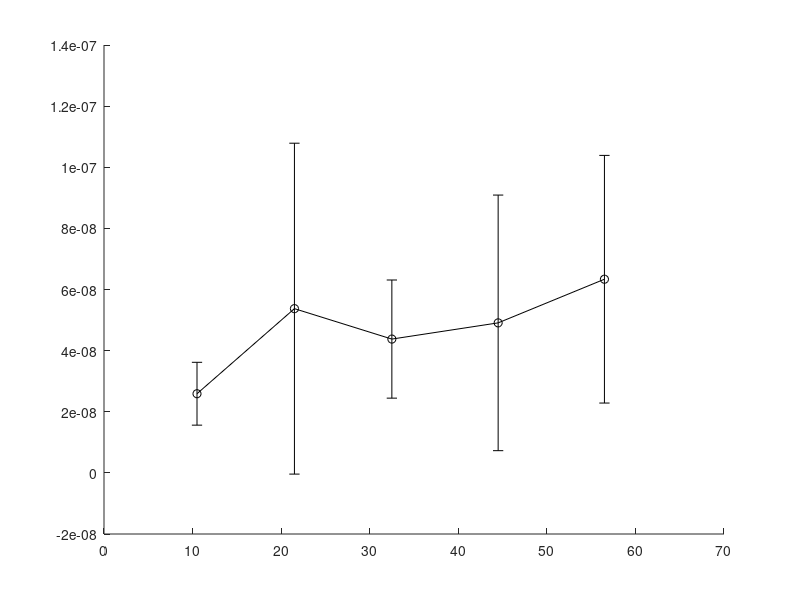

Recreate this plot in MATLAB. (Note: this script raises an error after producing the figure.)
%IFN-gamma elisa_082613

T=2.626;
B=0;
E=2.631e-9;

absorbance_g1=[2.433	2.244	2.415	2.314	2.441	2.454
2.301	2.553	2.511	2.541	2.553	NaN];
gamma1=(absorbance_g1-B)./(T-absorbance_g1).*E;

absorbance_g2=[0.107	0.099	0.103	0.099	0.104	0.11
0.105	0.099	0.105	0.096	0.106	0.108];
gamma2=(absorbance_g2-B)./(T-absorbance_g2).*E;

absorbance_g3=[0.086	0.085	0.088	0.087	0.087	0.085
0.089	0.087	0.083	0.086	0.082	0.085];
gamma3=(absorbance_g3-B)./(T-absorbance_g3).*E;

absorbance_g4=[0.085	0.084	0.087	0.082	0.083	0.086
0.084	0.088	0.085	0.082	0.083	0.085];
gamma4=(absorbance_g4-B)./(T-absorbance_g4).*E;

absorbance_g5=[0.085	0.082	0.082	0.082	0.081	0.093
0.083	0.082	0.082	0.081	0.081	0.083];
gamma5=(absorbance_g5-B)./(T-absorbance_g5).*E;

absorbance_g6=[0.084	0.083	0.081	0.081	0.082	0.083
0.086	0.081	0.084	0.084	0.082	0.083];
gamma6=(absorbance_g6-B)./(T-absorbance_g6).*E;

absorbance_T0=[2.434	0.177	0.086	0.088	0.082	0.081];
gamma_T0=(absorbance_T0-B)./(T-absorbance_T0).*E;

absorbance_media=[0.085	0.08	0.079	0.082	0.082	0.082];
gamma_media=(absorbance_media-B)./(T-absorbance_media).*E;
%%

e1=std(gamma1); e2=std(gamma2); e3=std(gamma3); e4=std(gamma4); e5=std(gamma5); e6=std(gamma6);

g1_m=mean(gamma1); g2_m=mean(gamma2); g3_m=mean(gamma3); g4_m=mean(gamma4); g5_m=mean(gamma5); g6_m=mean(gamma6);

%%

%Plot decay in IFN-gamma from the media
time=[10.5 21.5 32.5 44.5 56.5 68.5];

figure()
hold on
errorbar(time, g1_m, e1, '-ko', 'markeredgecolor', 'k', 'markerfacecolor', 'r')
errorbar(time, g2_m, e2, '-ko', 'markeredgecolor', 'k', 'markerfacecolor', [1 0.5 0])
errorbar(time, g3_m, e3, '-ko', 'markeredgecolor', 'k', 'markerfacecolor', 'y')
errorbar(time, g4_m, e4, '-ko', 'markeredgecolor', 'k', 'markerfacecolor', 'g')
errorbar(time, g5_m, e5, '-ko', 'markeredgecolor', 'k', 'markerfacecolor', 'b')
errorbar(time, g6_m, e6, '-ko', 'markeredgecolor', 'k', 'markerfacecolor', 'c')
set(gca, 'Fontsize', 20, 'yscale', 'log')
set(gcf, 'color', 'w')
ylabel('[IFN-\gamma], (M)')
xlabel('Time, (hours)')
legend('10nM IFN-\gamma', '1nM', '100pM', '10pM', '1pM', '100fM')
title('[IFN-\gamma] consumption from the media')
box on

%%

%Plot IFN-gamma concentration in the measured in the media from the
%initially added stock

IFN=[10e-9 1e-9 100e-12 10e-12 1e-12 100e-15];

figure()
plot(IFN, gamma_T0, '-ko', 'markeredgecolor', 'k', 'markerfacecolor', 'b', 'markersize', 10)
set(gca, 'Fontsize', 20, 'yscale', 'log', 'xscale', 'log')
set(gcf, 'color', 'w')
ylabel('[IFN-\gamma] measured by elisa, (M)')
xlabel('Calculated [IFN-\gamma] added to media at T0, (M)')
title('[IFN-\gamma] measured in the media versus calculated (T0)')